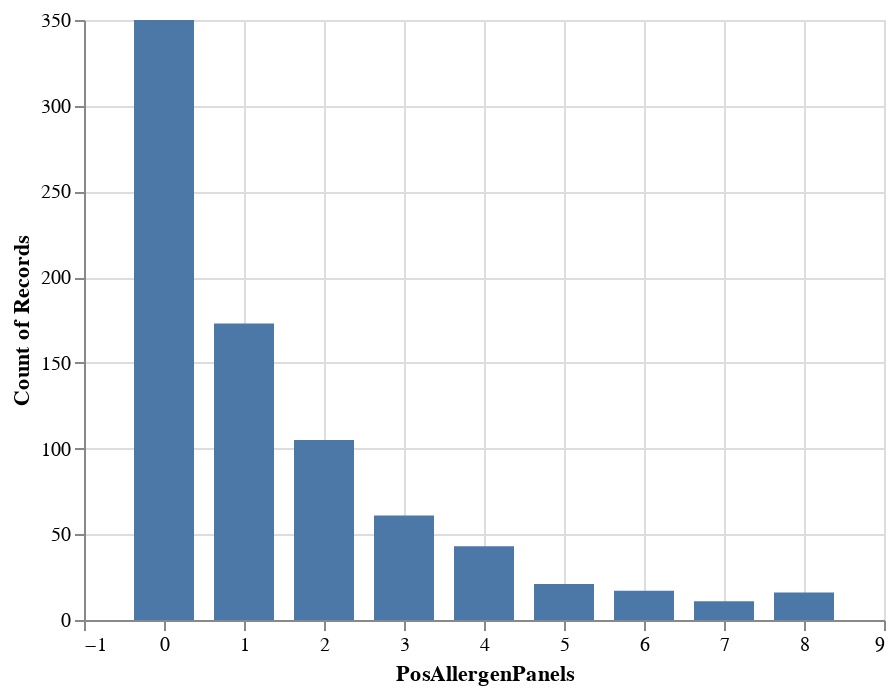

This figure's notebook cell:
### Code cell
alt.Chart(sampleMdataX).mark_bar(width=30).encode(
    x=alt.X('PosAllergenPanels'),#,scale=alt.Scale(domain=[0.2,8])),
    y='count()'
)

### Figure 1 — Vega-Lite specification as saved in the notebook (floating-point values rounded to 4 significant figures; data arrays with more than 128 entries replaced by an {"elided": "..."} marker saying what was removed)
{"config": {"view": {"continuousWidth": 400, "continuousHeight": 300}}, "data": {"name": "data-7c31ea1848668ce7d63acb1cbf04d8e3"}, "mark": {"type": "bar", "width": 30}, "encoding": {"x": {"type": "quantitative", "field": "PosAllergenPanels"}, "y": {"type": "quantitative", "aggregate": "count"}}, "$schema": "https://vega.github.io/schema/vega-lite/v4.8.1.json", "datasets": {"data-7c31ea1848668ce7d63acb1cbf04d8e3": {"elided": "797 records"}}}
